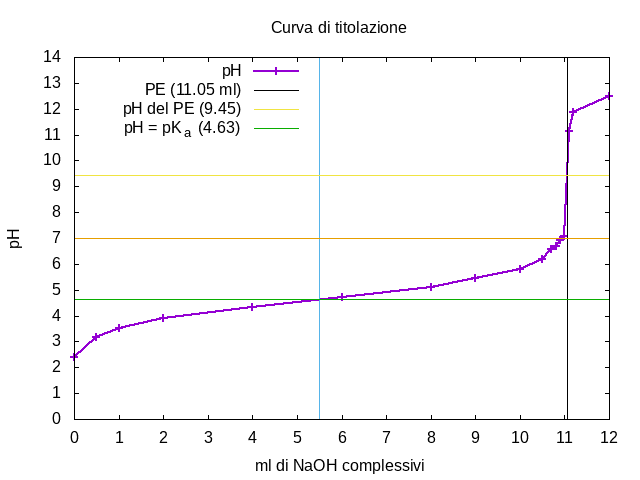

Write gnuplot code to recreate this figure.
set terminal png
set output "bchem/lab1/ph.png"
set key left top

set title "Curva di titolazione"
set xlabel "ml di NaOH complessivi"
set ylabel "pH"
set trange [0:14]
set xrange [0:12]

set xtics 1
set ytics 1
set parametric

ph_meta_titolazione = 4.63
vol_meta_titolazione=5.5
vol_viraggio=11.05
ph_viraggio=9.45
ph_neutro=7

plot "lab/bchem/1/data.txt" using 1:2 smooth unique title "pH" w lp lw 2,\
     vol_viraggio,t title "PE (11.05 ml)" lc rgb'#000',\
     vol_meta_titolazione,t notitle,\
     t,ph_neutro notitle,\
     t,ph_viraggio w l linestyle 13 title "pH del PE (9.45)",\
     [z=0:5] z,ph_meta_titolazione title "pH = pK_a (4.63)" lc rgb '#09ad00'

